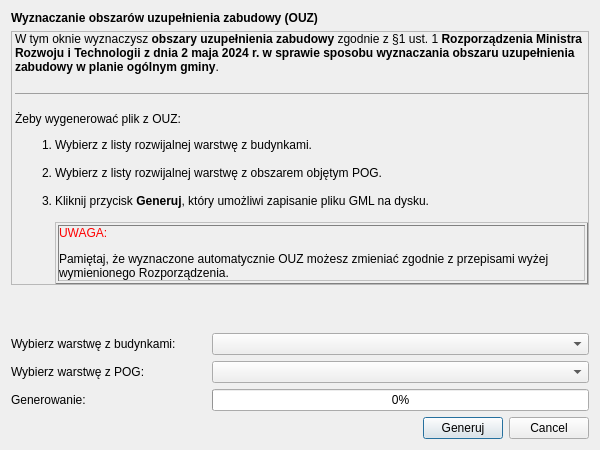
<?xml version="1.0" encoding="UTF-8"?>
<ui version="4.0">
 <class>Dialog</class>
 <widget class="QDialog" name="Dialog">
  <property name="geometry">
   <rect>
    <x>0</x>
    <y>0</y>
    <width>600</width>
    <height>450</height>
   </rect>
  </property>
  <property name="minimumSize">
   <size>
    <width>600</width>
    <height>450</height>
   </size>
  </property>
  <property name="maximumSize">
   <size>
    <width>1000</width>
    <height>1000</height>
   </size>
  </property>
  <property name="font">
   <font>
    <kerning>true</kerning>
   </font>
  </property>
  <property name="windowTitle">
   <string>Dialog</string>
  </property>
  <layout class="QGridLayout" name="gridLayout">
   <item row="0" column="0">
    <layout class="QVBoxLayout" name="verticalLayout">
     <item>
      <layout class="QVBoxLayout" name="verticalLayout_2">
       <item>
        <widget class="QLabel" name="title_lbl">
         <property name="font">
          <font>
           <weight>75</weight>
           <bold>true</bold>
           <kerning>true</kerning>
          </font>
         </property>
         <property name="text">
          <string>Wyznaczanie obszarów uzupełnienia zabudowy (OUZ)</string>
         </property>
         <property name="margin">
          <number>7</number>
         </property>
        </widget>
       </item>
      </layout>
     </item>
     <item>
      <widget class="QLabel" name="label_3">
       <property name="minimumSize">
        <size>
         <width>400</width>
         <height>200</height>
        </size>
       </property>
       <property name="frameShape">
        <enum>QFrame::StyledPanel</enum>
       </property>
       <property name="frameShadow">
        <enum>QFrame::Plain</enum>
       </property>
       <property name="text">
        <string>&lt;html&gt;&lt;head/&gt;&lt;body&gt;&lt;p&gt;W tym oknie wyznaczysz &lt;span style=&quot; font-weight:600;&quot;&gt;obszary uzupełnienia zabudowy&lt;/span&gt; zgodnie z §1 ust. 1 &lt;span style=&quot; font-weight:600;&quot;&gt;Rozporządzenia Ministra Rozwoju i Technologii z dnia 2 maja 2024 r. w sprawie sposobu wyznaczania obszaru uzupełnienia zabudowy w planie ogólnym gminy&lt;/span&gt;.&lt;/p&gt;&lt;hr/&gt;&lt;p&gt;Żeby wygenerować plik z OUZ:&lt;/p&gt;&lt;ol style=&quot;margin-top: 0px; margin-bottom: 0px; margin-left: 0px; margin-right: 0px; -qt-list-indent: 1;&quot;&gt;&lt;li style=&quot; margin-top:12px; margin-bottom:0px; margin-left:0px; margin-right:0px; -qt-block-indent:0; text-indent:0px;&quot;&gt;Wybierz z listy rozwijalnej warstwę z budynkami.&lt;br/&gt;&lt;/li&gt;&lt;li style=&quot; margin-top:0px; margin-bottom:0px; margin-left:0px; margin-right:0px; -qt-block-indent:0; text-indent:0px;&quot;&gt;Wybierz z listy rozwijalnej warstwę z obszarem objętym POG.&lt;br/&gt;&lt;/li&gt;&lt;li style=&quot; margin-top:0px; margin-bottom:12px; margin-left:0px; margin-right:0px; -qt-block-indent:0; text-indent:0px;&quot;&gt;Kliknij przycisk &lt;span style=&quot; font-weight:600;&quot;&gt;Generuj&lt;/span&gt;, który umożliwi zapisanie pliku GML na dysku.&lt;br/&gt;&lt;/li&gt;&lt;/ol&gt;&lt;table border=&quot;1&quot; style=&quot; margin-top:0px; margin-bottom:0px; margin-left:40px; margin-right:0px; border-collapse:collapse;&quot; cellspacing=&quot;2&quot; cellpadding=&quot;0&quot;&gt;&lt;tr&gt;&lt;td&gt;&lt;p&gt;&lt;span style=&quot; color:#ff0000;&quot;&gt;UWAGA:&lt;/span&gt;&lt;/p&gt;&lt;p&gt;Pamiętaj, że wyznaczone automatycznie OUZ możesz zmieniać zgodnie z przepisami wyżej wymienionego Rozporządzenia.&lt;/p&gt;&lt;/td&gt;&lt;/tr&gt;&lt;/table&gt;&lt;/body&gt;&lt;/html&gt;</string>
       </property>
       <property name="textFormat">
        <enum>Qt::RichText</enum>
       </property>
       <property name="wordWrap">
        <bool>true</bool>
       </property>
      </widget>
     </item>
     <item>
      <spacer name="verticalSpacer">
       <property name="orientation">
        <enum>Qt::Vertical</enum>
       </property>
       <property name="sizeHint" stdset="0">
        <size>
         <width>20</width>
         <height>40</height>
        </size>
       </property>
      </spacer>
     </item>
     <item>
      <layout class="QGridLayout" name="gridLayout_2">
       <item row="2" column="2">
        <widget class="QProgressBar" name="progressBar">
         <property name="value">
          <number>0</number>
         </property>
         <property name="textVisible">
          <bool>true</bool>
         </property>
        </widget>
       </item>
       <item row="0" column="0">
        <widget class="QLabel" name="label">
         <property name="minimumSize">
          <size>
           <width>0</width>
           <height>0</height>
          </size>
         </property>
         <property name="maximumSize">
          <size>
           <width>16777215</width>
           <height>16777215</height>
          </size>
         </property>
         <property name="text">
          <string>Wybierz warstwę z budynkami:</string>
         </property>
         <property name="alignment">
          <set>Qt::AlignLeading|Qt::AlignLeft|Qt::AlignVCenter</set>
         </property>
        </widget>
       </item>
       <item row="1" column="2">
        <widget class="QgsMapLayerComboBox" name="warstwaPOG"/>
       </item>
       <item row="1" column="1">
        <spacer name="horizontalSpacer_3">
         <property name="orientation">
          <enum>Qt::Horizontal</enum>
         </property>
         <property name="sizeType">
          <enum>QSizePolicy::Fixed</enum>
         </property>
         <property name="sizeHint" stdset="0">
          <size>
           <width>30</width>
           <height>20</height>
          </size>
         </property>
        </spacer>
       </item>
       <item row="2" column="1">
        <spacer name="horizontalSpacer_4">
         <property name="orientation">
          <enum>Qt::Horizontal</enum>
         </property>
         <property name="sizeType">
          <enum>QSizePolicy::Fixed</enum>
         </property>
         <property name="sizeHint" stdset="0">
          <size>
           <width>30</width>
           <height>20</height>
          </size>
         </property>
        </spacer>
       </item>
       <item row="0" column="1">
        <spacer name="horizontalSpacer">
         <property name="orientation">
          <enum>Qt::Horizontal</enum>
         </property>
         <property name="sizeType">
          <enum>QSizePolicy::Fixed</enum>
         </property>
         <property name="sizeHint" stdset="0">
          <size>
           <width>30</width>
           <height>20</height>
          </size>
         </property>
        </spacer>
       </item>
       <item row="1" column="0">
        <widget class="QLabel" name="label_4">
         <property name="text">
          <string>Wybierz warstwę z POG:</string>
         </property>
         <property name="alignment">
          <set>Qt::AlignLeading|Qt::AlignLeft|Qt::AlignVCenter</set>
         </property>
        </widget>
       </item>
       <item row="2" column="0">
        <widget class="QLabel" name="label_2">
         <property name="minimumSize">
          <size>
           <width>150</width>
           <height>0</height>
          </size>
         </property>
         <property name="maximumSize">
          <size>
           <width>16777215</width>
           <height>16777215</height>
          </size>
         </property>
         <property name="text">
          <string>Generowanie:</string>
         </property>
        </widget>
       </item>
       <item row="0" column="2">
        <widget class="QgsMapLayerComboBox" name="warstwaBudynki">
         <property name="minimumSize">
          <size>
           <width>288</width>
           <height>0</height>
          </size>
         </property>
         <property name="showCrs">
          <bool>false</bool>
         </property>
        </widget>
       </item>
      </layout>
     </item>
     <item>
      <layout class="QHBoxLayout" name="horizontalLayout_5">
       <item>
        <spacer name="horizontalSpacer_2">
         <property name="orientation">
          <enum>Qt::Horizontal</enum>
         </property>
         <property name="sizeHint" stdset="0">
          <size>
           <width>40</width>
           <height>20</height>
          </size>
         </property>
        </spacer>
       </item>
       <item>
        <widget class="QPushButton" name="tworzenie_btn">
         <property name="text">
          <string>Generuj</string>
         </property>
        </widget>
       </item>
       <item>
        <widget class="QDialogButtonBox" name="cancel">
         <property name="enabled">
          <bool>true</bool>
         </property>
         <property name="maximumSize">
          <size>
           <width>80</width>
           <height>16777215</height>
          </size>
         </property>
         <property name="orientation">
          <enum>Qt::Horizontal</enum>
         </property>
         <property name="standardButtons">
          <set>QDialogButtonBox::Cancel</set>
         </property>
         <property name="centerButtons">
          <bool>false</bool>
         </property>
        </widget>
       </item>
      </layout>
     </item>
    </layout>
   </item>
  </layout>
 </widget>
 <customwidgets>
  <customwidget>
   <class>QgsMapLayerComboBox</class>
   <extends>QComboBox</extends>
   <header>qgsmaplayercombobox.h</header>
  </customwidget>
 </customwidgets>
 <resources/>
 <connections>
  <connection>
   <sender>cancel</sender>
   <signal>rejected()</signal>
   <receiver>Dialog</receiver>
   <slot>reject()</slot>
   <hints>
    <hint type="sourcelabel">
     <x>391</x>
     <y>133</y>
    </hint>
    <hint type="destinationlabel">
     <x>249</x>
     <y>79</y>
    </hint>
   </hints>
  </connection>
 </connections>
</ui>
